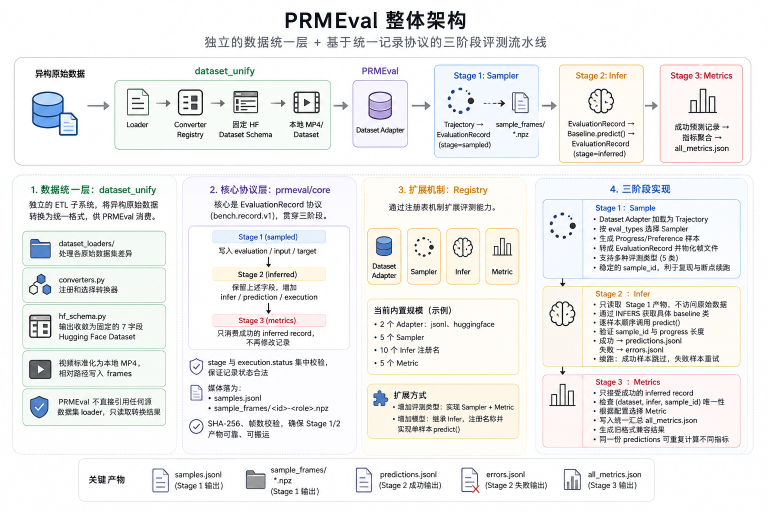
#> input picture assert/arch.png, 1536 x 1024 px (shown at 1/2 size); its folder holds only this picture in this run
$ python -i molmoact_loader.py   (imports and definitions only)
#> lines starting #> are read from the running program, lines starting #| are printed output that depends on the picture
import io
import os
from pathlib import Path
from typing import Any

import numpy as np
from datasets import Dataset, load_dataset
from PIL import Image
from tqdm import tqdm

from dataset_unify.helpers import (
    create_hf_trajectory,
    generate_unique_id,
)
from dataset_unify.hf_schema import build_standard_dataset


# [22 lines left out: functions _stable_shard_for_index, _build_molmo_video_paths, not called in this run]


def _to_rgb_numpy(img_cell: Any) -> np.ndarray | None:
    """Convert a datasets Image cell (dict with bytes/path, PIL.Image, or np.ndarray) to RGB uint8 ndarray."""
    if img_cell is None:
        return None
    # Already numpy HxWxC
    if isinstance(img_cell, np.ndarray):
        if img_cell.ndim == 3 and img_cell.shape[-1] in (1, 3, 4):
            if img_cell.shape[-1] == 1:
                img_cell = np.repeat(img_cell, 3, axis=-1)
            elif img_cell.shape[-1] == 4:
                img_cell = img_cell[..., :3]
            if img_cell.dtype != np.uint8:
                img_cell = img_cell.astype(np.uint8, copy=False)
            return img_cell
        return None
    # PIL
    if isinstance(img_cell, Image.Image):
        return np.asarray(img_cell.convert("RGB"), dtype=np.uint8)
    # dict with bytes
    if isinstance(img_cell, dict):
        data = img_cell.get("bytes")
        if data is None:
            path = img_cell.get("path")
            if path and os.path.exists(path):
                with Image.open(path) as im:
                    return np.asarray(im.convert("RGB"), dtype=np.uint8)
            return None
        with Image.open(io.BytesIO(data)) as im:
            return np.asarray(im.convert("RGB"), dtype=np.uint8)
    # Unknown
    return None


# [151 lines left out: function convert_molmoact_dataset_to_hf, not called in this run]

>>> import cv2
>>> picture = cv2.imread('../../assert/arch.png', cv2.IMREAD_GRAYSCALE)
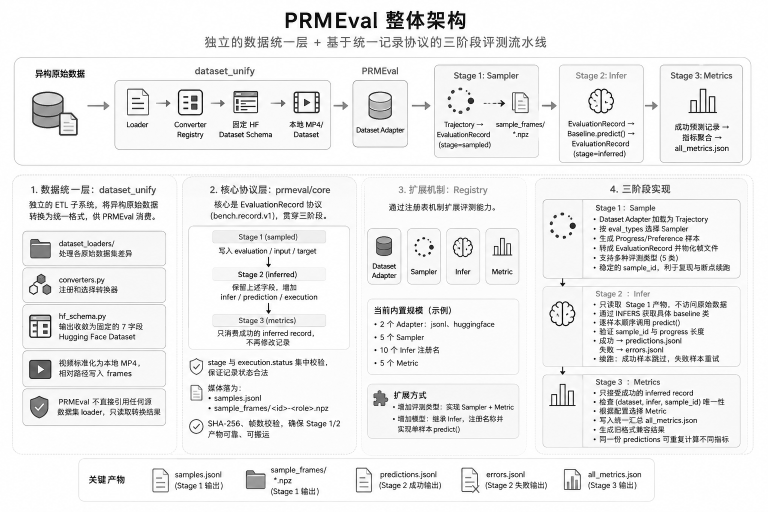
#> picture: shape (1024, 1536) (shown at 1/2 size); min 0, max 255, mean 237.5
>>> result = _to_rgb_numpy(picture)
